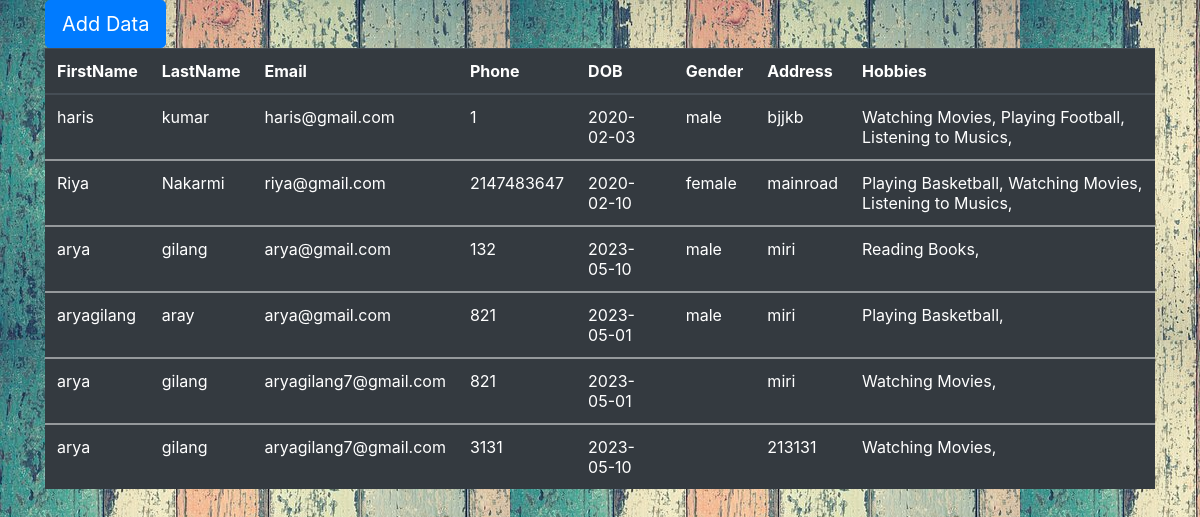
/biodata.php, run on the app's committed database.
### tables this page shows
CREATE TABLE `details` (
  `id` int(11) NOT NULL,
  `first_name` varchar(100) NOT NULL,
  `last_name` varchar(100) NOT NULL,
  `email` varchar(70) NOT NULL,
  `mobile_num` int(11) NOT NULL,
  `dob` date NOT NULL,
  `gender` varchar(50) NOT NULL,
  `address` varchar(200) NOT NULL,
  `hobbies` varchar(255) NOT NULL
);

### biodata.php (the view)
<html>
    <head>
        <link rel="stylesheet" href="https://stackpath.bootstrapcdn.com/bootstrap/4.4.1/css/bootstrap.min.css">
        <link rel="stylesheet" href="https://stackpath.bootstrapcdn.com/bootstrap/4.4.1/js/bootstrap.min.js">
        <link rel="stylesheet" href="https://stackpath.bootstrapcdn.com/bootstrap/4.4.1/js/bootstrap.bundle.min.js">
    </head>
    <body style="background-image: url(img.jpg);">
    <div class="container">
    <a href="index.php"><button type="button" class="btn btn-primary btn-lg" >Add Data</button></a>
    </div>
    <div class="container">
    <table class="table table-dark">
        <thead>
            <tr>
                <th scope="col">FirstName</th>
                <th scope="col">LastName</th>
                <th scope="col">Email</th>
                <th scope="col">Phone</th>
                <th scope="col">DOB</th>
                <th scope="col">Gender</th>
                <th scope="col">Address</th>
                <th scope="col">Hobbies</th>
            </tr>
            <?php
                include_once"config.php";
                $sql=mysqli_query($conn,"SELECT * FROM details");
                while($row=mysqli_fetch_assoc($sql)){
                    $unserializeHobby=unserialize($row['hobbies']);
           ?>
        </thead>
        <tbody>
            <tr>
                <td><?=$row["first_name"] ?></td>
                <td><?=$row["last_name"] ?></td>
                <td><?=$row["email"] ?></td>
                <td><?=$row["mobile_num"] ?></td>
                <td><?=$row["dob"] ?></td>
                <td><?=$row["gender"] ?></td>
                <td><?=$row["address"] ?></td>
                <td><?php
                        foreach ($unserializeHobby as $key => $value){
                            echo $value.", ";
                        }
                    ?>
                </td>
            </tr>
            <?php
                }
            ?>
        </tbody>
    </table>
    </div>
    </body>
</html>

### data on the page
details: first_name "haris", last_name "kumar", email "haris@gmail.com", mobile_num "1", dob "2020-02-03", gender "male", address "bjjkb", hobbies "Watching Movies", hobbies "Playing Football", hobbies "Listening to Musics"
details: first_name "Riya", last_name "Nakarmi", email "riya@gmail.com", mobile_num "2147483647", dob "2020-02-10", gender "female", address "mainroad", hobbies "Playing Basketball", hobbies "Watching Movies", hobbies "Listening to Musics"
details: first_name "arya", last_name "gilang", email "arya@gmail.com", mobile_num "132", dob "2023-05-10", gender "male", address "miri", hobbies "Reading Books"
details: first_name "aryagilang", last_name "aray", email "arya@gmail.com", mobile_num "821", dob "2023-05-01", gender "male", address "miri", hobbies "Playing Basketball"
details: first_name "arya", last_name "gilang", email "aryagilang7@gmail.com", mobile_num "821", dob "2023-05-01", address "miri", hobbies "Watching Movies"
details: first_name "arya", last_name "gilang", email "aryagilang7@gmail.com", mobile_num "3131", dob "2023-05-10", address "213131", hobbies "Watching Movies"
